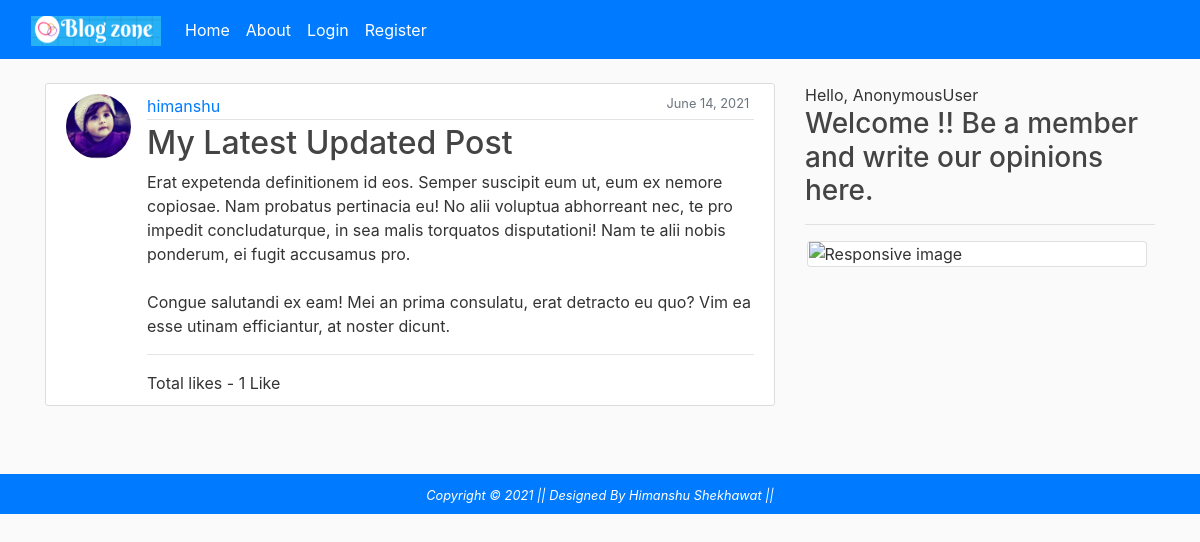
The page /post/26/ on the database its author committed.
### blog/models.py (models this page shows, shortened)
class Post(models.Model):
	title = models.CharField(max_length=100)
	content = models.TextField()
	date_created = models.DateTimeField(default=timezone.now)
	author = models.ForeignKey(User, on_delete=models.CASCADE)
	likes = models.ManyToManyField(User, related_name='likes',blank=True)
	def total_likes(self):
		return self.likes.count()

### users/models.py (models this page shows, shortened)
class Profile(models.Model):
	user = models.OneToOneField(User, on_delete =models.CASCADE)
	image =models.ImageField(default='default.jpg', upload_to='profile_pics')

### blog/views.py (the view)
# urls.py: path('post/<int:pk>/', PostDetailView.as_view(), name='post-detail'),
class PostDetailView(DetailView):
    model = Post
    is_liked = False
    def get_queryset(self, *args, **kwargs):
      return super().get_queryset(*args, **kwargs).annotate(
          is_liked=Exists(Post.likes.through.objects.filter(
              user_id=self.request.user.id,
              post_id=OuterRef('pk')
           ))
      )

### blog/templates/blog/post_detail.html (shortened to what this page needs)
{% extends 'blog/base.html' %}
{% load static %}
{% block content %}
        <article class="media content-section">
          <img class="rounded-circle article-img" src="{{ object.author.profile.image.url }}">
          <div class="media-body">
            <div class="article-metadata">
              <a class="mr-2" href="{% url 'user-posts' post.author.username %}">{{ object.author }}</a>
              <small class="text-muted" style="margin-right: 0.3rem; display:block; float: right;">{{ object.date_created | date:"F d, Y" }}</small>
            </div>
            <h2 class="article-title">{{ object.title }}</h2>
            <p class="article-content">{{ object.content }}</p>
            <hr>
             Total likes - {{ post.total_likes }} Like{{ post.total_likes|pluralize  }}
          </div>
        </article>
{% endblock content %}

### static/css/main.css (style rules this page uses)
body { background: #fafafa; color: #333333; margin-top: 0rem; }
h1, h2, h3, h4, h5, h6 { color: #444444; }
.content-section { background: #ffffff; padding: 10px 20px; border: 1px solid #dddddd; border-radius: 3px; margin-bottom: 20px; }
.article-title { color: #444444; }
.article-content { white-space: pre-line; }
.article-img { height: 65px; width: 65px; margin-right: 16px; }
.article-metadata { padding-bottom: 1px; margin-bottom: 4px; border-bottom: 1px solid #e3e3e3 }

### rows shown on the page
Post: author.profile.image (picture), author "himanshu", date_created "June 14, 2021", title "My Latest Updated Post", content "Erat expetenda definitionem id eos. Semper suscipit eum ut, eum ex nemore copiosae. Nam probatus pertinacia eu! No alii voluptua abhorreant nec, te pro impedit concludaturque, in sea malis torquatos disputationi! Nam te alii nobis ponderum, ei fugit accusamus pro. Congue salutandi ex eam! Mei an prima consulatu, erat detracto eu quo? Vim ea esse utinam efficiantur, at noster dicunt.", total_likes "1"

### other values the page prints
{{ request.user }} "AnonymousUser"
